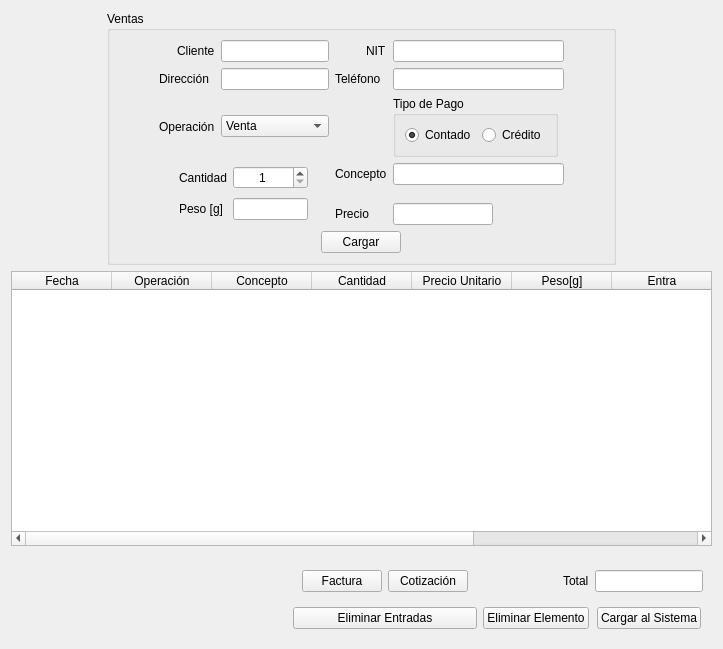
              <widget class="QWidget" name="scrollAreaWidgetContents_2">
               <property name="geometry">
                <rect>
                 <x>0</x>
                 <y>0</y>
                 <width>723</width>
                 <height>649</height>
                </rect>
               </property>
               <layout class="QGridLayout" name="gridLayout_8">
                <item row="0" column="0" alignment="Qt::AlignHCenter">
                 <widget class="QGroupBox" name="groupBox_2">
                  <property name="title">
                   <string>Ventas</string>
                  </property>
                  <layout class="QGridLayout" name="gridLayout_6">
                   <item row="1" column="3">
                    <widget class="QLabel" name="label_20">
                     <property name="text">
                      <string>Teléfono</string>
                     </property>
                    </widget>
                   </item>
                   <item row="1" column="1">
                    <widget class="QLabel" name="label_19">
                     <property name="text">
                      <string>Dirección</string>
                     </property>
                    </widget>
                   </item>
                   <item row="3" column="0">
                    <spacer name="horizontalSpacer_5">
                     <property name="orientation">
                      <enum>Qt::Horizontal</enum>
                     </property>
                     <property name="sizeType">
                      <enum>QSizePolicy::Expanding</enum>
                     </property>
                     <property name="sizeHint" stdset="0">
                      <size>
                       <width>40</width>
                       <height>20</height>
                      </size>
                     </property>
                    </spacer>
                   </item>
                   <item row="8" column="1" colspan="5" alignment="Qt::AlignHCenter">
                    <widget class="QPushButton" name="pushButton">
                     <property name="maximumSize">
                      <size>
                       <width>16777215</width>
                       <height>16777215</height>
                      </size>
                     </property>
                     <property name="text">
                      <string>Cargar</string>
                     </property>
                    </widget>
                   </item>
                   <item row="0" column="2">
                    <widget class="QLineEdit" name="lineEdit_4">
                     <property name="maximumSize">
                      <size>
                       <width>16777215</width>
                       <height>16777215</height>
                      </size>
                     </property>
                     <property name="alignment">
                      <set>Qt::AlignCenter</set>
                     </property>
                    </widget>
                   </item>
                   <item row="0" column="3" alignment="Qt::AlignRight">
                    <widget class="QLabel" name="label_10">
                     <property name="text">
                      <string>NIT</string>
                     </property>
                    </widget>
                   </item>
                   <item row="0" column="4" colspan="2">
                    <widget class="QLineEdit" name="lineEdit_5">
                     <property name="alignment">
                      <set>Qt::AlignCenter</set>
                     </property>
                    </widget>
                   </item>
                   <item row="0" column="1" alignment="Qt::AlignRight">
                    <widget class="QLabel" name="label_9">
                     <property name="text">
                      <string>Cliente</string>
                     </property>
                    </widget>
                   </item>
                   <item row="3" column="6">
                    <spacer name="horizontalSpacer_6">
                     <property name="orientation">
                      <enum>Qt::Horizontal</enum>
                     </property>
                     <property name="sizeType">
                      <enum>QSizePolicy::Expanding</enum>
                     </property>
                     <property name="sizeHint" stdset="0">
                      <size>
                       <width>40</width>
                       <height>20</height>
                      </size>
                     </property>
                    </spacer>
                   </item>
                   <item row="1" column="2">
                    <widget class="QLineEdit" name="lineEdit_15">
                     <property name="alignment">
                      <set>Qt::AlignCenter</set>
                     </property>
                    </widget>
                   </item>
                   <item row="1" column="4" colspan="2">
                    <widget class="QLineEdit" name="lineEdit_16">
                     <property name="alignment">
                      <set>Qt::AlignCenter</set>
                     </property>
                    </widget>
                   </item>
                   <item row="2" column="2">
                    <widget class="QComboBox" name="comboBox">
                     <property name="sizePolicy">
                      <sizepolicy hsizetype="Expanding" vsizetype="Fixed">
                       <horstretch>0</horstretch>
                       <verstretch>0</verstretch>
                      </sizepolicy>
                     </property>
                     <item>
                      <property name="text">
                       <string>Venta</string>
                      </property>
                     </item>
                     <item>
                      <property name="text">
                       <string>Compra</string>
                      </property>
                     </item>
                     <item>
                      <property name="text">
                       <string>Transporte</string>
                      </property>
                     </item>
                     <item>
                      <property name="text">
                       <string>Pago</string>
                      </property>
                     </item>
                     <item>
                      <property name="text">
                       <string>Prestamo</string>
                      </property>
                     </item>
                     <item>
                      <property name="text">
                       <string>Retiro</string>
                      </property>
                     </item>
                     <item>
                      <property name="text">
                       <string>Gasto</string>
                      </property>
                     </item>
                    </widget>
                   </item>
                   <item row="2" column="1">
                    <widget class="QLabel" name="label_4">
                     <property name="text">
                      <string>Operación</string>
                     </property>
                    </widget>
                   </item>
                   <item row="2" column="4">
                    <widget class="QGroupBox" name="groupBox_4">
                     <property name="title">
                      <string>Tipo de Pago</string>
                     </property>
                     <layout class="QGridLayout" name="gridLayout_14">
                      <item row="0" column="0" alignment="Qt::AlignHCenter">
                       <widget class="QRadioButton" name="radioButton">
                        <property name="text">
                         <string>Contado</string>
                        </property>
                        <property name="checked">
                         <bool>true</bool>
                        </property>
                       </widget>
                      </item>
                      <item row="0" column="1">
                       <widget class="QRadioButton" name="radioButton_2">
                        <property name="text">
                         <string>Crédito</string>
                        </property>
                       </widget>
                      </item>
                     </layout>
                    </widget>
                   </item>
                   <item row="3" column="1" rowspan="4" colspan="2" alignment="Qt::AlignHCenter">
                    <widget class="QWidget" name="widget_6" native="true">
                     <layout class="QGridLayout" name="gridLayout_15">
                      <property name="topMargin">
                       <number>0</number>
                      </property>
                      <property name="bottomMargin">
                       <number>0</number>
                      </property>
                      <item row="1" column="0">
                       <widget class="QLabel" name="label_22">
                        <property name="text">
                         <string>Peso [g]</string>
                        </property>
                       </widget>
                      </item>
                      <item row="1" column="1">
                       <widget class="QLineEdit" name="lineEdit_18">
                        <property name="sizePolicy">
                         <sizepolicy hsizetype="Expanding" vsizetype="Fixed">
                          <horstretch>0</horstretch>
                          <verstretch>0</verstretch>
                         </sizepolicy>
                        </property>
                        <property name="minimumSize">
                         <size>
                          <width>0</width>
                          <height>0</height>
                         </size>
                        </property>
                        <property name="maximumSize">
                         <size>
                          <width>75</width>
                          <height>16777215</height>
                         </size>
                        </property>
                        <property name="alignment">
                         <set>Qt::AlignCenter</set>
                        </property>
                       </widget>
                      </item>
                      <item row="0" column="1">
                       <widget class="QSpinBox" name="spinBox">
                        <property name="sizePolicy">
                         <sizepolicy hsizetype="Expanding" vsizetype="Fixed">
                          <horstretch>0</horstretch>
                          <verstretch>0</verstretch>
                         </sizepolicy>
                        </property>
                        <property name="maximumSize">
                         <size>
                          <width>75</width>
                          <height>16777215</height>
                         </size>
                        </property>
                        <property name="alignment">
                         <set>Qt::AlignCenter</set>
                        </property>
                        <property name="minimum">
                         <number>1</number>
                        </property>
                       </widget>
                      </item>
                      <item row="0" column="0">
                       <widget class="QLabel" name="label_7">
                        <property name="text">
                         <string>Cantidad</string>
                        </property>
                       </widget>
                      </item>
                     </layout>
                    </widget>
                   </item>
                   <item row="6" column="4" colspan="2">
                    <widget class="QLineEdit" name="lineEdit_3">
                     <property name="maximumSize">
                      <size>
                       <width>100</width>
                       <height>16777215</height>
                      </size>
                     </property>
                     <property name="alignment">
                      <set>Qt::AlignCenter</set>
                     </property>
                    </widget>
                   </item>
                   <item row="6" column="3">
                    <widget class="QLabel" name="label_6">
                     <property name="text">
                      <string>Precio</string>
                     </property>
                    </widget>
                   </item>
                   <item row="3" column="4" colspan="2">
                    <widget class="QLineEdit" name="lineEdit_2">
                     <property name="sizePolicy">
                      <sizepolicy hsizetype="Expanding" vsizetype="Fixed">
                       <horstretch>0</horstretch>
                       <verstretch>0</verstretch>
                      </sizepolicy>
                     </property>
                     <property name="maximumSize">
                      <size>
                       <width>16777215</width>
                       <height>16777215</height>
                      </size>
                     </property>
                     <property name="alignment">
                      <set>Qt::AlignCenter</set>
                     </property>
                    </widget>
                   </item>
                   <item row="3" column="3">
                    <widget class="QLabel" name="label_5">
                     <property name="text">
                      <string>Concepto</string>
                     </property>
                    </widget>
                   </item>
                  </layout>
                 </widget>
                </item>
                <item row="1" column="0">
                 <widget class="QTableWidget" name="tableWidget_2">
                  <property name="sizePolicy">
                   <sizepolicy hsizetype="Preferred" vsizetype="Expanding">
                    <horstretch>0</horstretch>
                    <verstretch>0</verstretch>
                   </sizepolicy>
                  </property>
                  <property name="minimumSize">
                   <size>
                    <width>0</width>
                    <height>250</height>
                   </size>
                  </property>
                  <property name="alternatingRowColors">
                   <bool>true</bool>
                  </property>
                  <property name="selectionMode">
                   <enum>QAbstractItemView::SingleSelection</enum>
                  </property>
                  <property name="selectionBehavior">
                   <enum>QAbstractItemView::SelectRows</enum>
                  </property>
                  <property name="sortingEnabled">
                   <bool>true</bool>
                  </property>
                  <column>
                   <property name="text">
                    <string>Fecha</string>
                   </property>
                   <property name="textAlignment">
                    <set>AlignCenter</set>
                   </property>
                  </column>
                  <column>
                   <property name="text">
                    <string>Operación</string>
                   </property>
                   <property name="textAlignment">
                    <set>AlignCenter</set>
                   </property>
                  </column>
                  <column>
                   <property name="text">
                    <string>Concepto</string>
                   </property>
                   <property name="textAlignment">
                    <set>AlignCenter</set>
                   </property>
                  </column>
                  <column>
                   <property name="text">
                    <string>Cantidad</string>
                   </property>
                   <property name="textAlignment">
                    <set>AlignCenter</set>
                   </property>
                  </column>
                  <column>
                   <property name="text">
                    <string>Precio Unitario</string>
                   </property>
                   <property name="textAlignment">
                    <set>AlignCenter</set>
                   </property>
                  </column>
                  <column>
                   <property name="text">
                    <string>Peso[g]</string>
                   </property>
                   <property name="textAlignment">
                    <set>AlignCenter</set>
                   </property>
                  </column>
                  <column>
                   <property name="text">
                    <string>Entra</string>
                   </property>
                   <property name="textAlignment">
                    <set>AlignCenter</set>
                   </property>
                  </column>
                  <column>
                   <property name="text">
                    <string>Sale</string>
                   </property>
                   <property name="textAlignment">
                    <set>AlignCenter</set>
                   </property>
                  </column>
                  <column>
                   <property name="text">
                    <string>Cliente</string>
                   </property>
                   <property name="textAlignment">
                    <set>AlignCenter</set>
                   </property>
                  </column>
                 </widget>
                </item>
                <item row="2" column="0" alignment="Qt::AlignRight|Qt::AlignVCenter">
                 <widget class="QWidget" name="widget" native="true">
                  <layout class="QGridLayout" name="gridLayout_9">
                   <item row="0" column="1" alignment="Qt::AlignRight">
                    <widget class="QLabel" name="label_21">
                     <property name="text">
                      <string>Total</string>
                     </property>
                    </widget>
                   </item>
                   <item row="1" column="2" alignment="Qt::AlignHCenter">
                    <widget class="QPushButton" name="pushButton_6">
                     <property name="text">
                      <string>Cargar al Sistema</string>
                     </property>
                    </widget>
                   </item>
                   <item row="1" column="1">
                    <widget class="QPushButton" name="pushButton_5">
                     <property name="sizePolicy">
                      <sizepolicy hsizetype="Minimum" vsizetype="Fixed">
                       <horstretch>0</horstretch>
                       <verstretch>0</verstretch>
                      </sizepolicy>
                     </property>
                     <property name="maximumSize">
                      <size>
                       <width>16777215</width>
                       <height>16777215</height>
                      </size>
                     </property>
                     <property name="text">
                      <string>Eliminar Elemento</string>
                     </property>
                    </widget>
                   </item>
                   <item row="0" column="2">
                    <widget class="QLineEdit" name="lineEdit_17">
                     <property name="alignment">
                      <set>Qt::AlignCenter</set>
                     </property>
                    </widget>
                   </item>
                   <item row="1" column="0">
                    <widget class="QPushButton" name="pushButton_12">
                     <property name="text">
                      <string>Eliminar Entradas</string>
                     </property>
                    </widget>
                   </item>
                   <item row="0" column="0">
                    <widget class="QWidget" name="widget_2" native="true">
                     <layout class="QFormLayout" name="formLayout">
                      <item row="0" column="0">
                       <widget class="QPushButton" name="pushButton_7">
                        <property name="text">
                         <string>Factura</string>
                        </property>
                       </widget>
                      </item>
                      <item row="0" column="1">
                       <widget class="QPushButton" name="pushButton_8">
                        <property name="text">
                         <string>Cotización</string>
                        </property>
                       </widget>
                      </item>
                     </layout>
                    </widget>
                   </item>
                  </layout>
                 </widget>
                </item>
               </layout>
              </widget>
